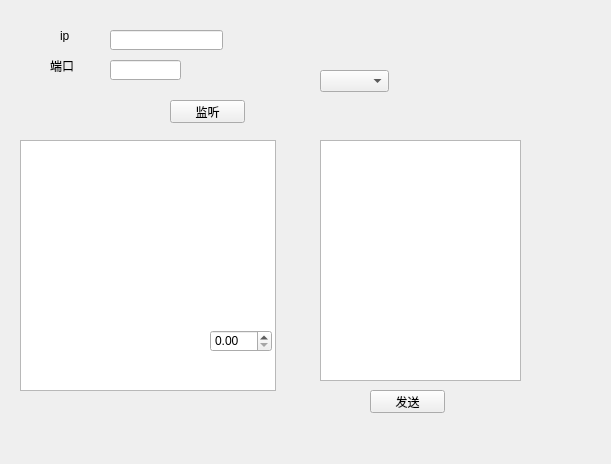
<?xml version="1.0" encoding="UTF-8"?>
<ui version="4.0">
 <class>ServerWidget</class>
 <widget class="QWidget" name="ServerWidget">
  <property name="geometry">
   <rect>
    <x>0</x>
    <y>0</y>
    <width>611</width>
    <height>464</height>
   </rect>
  </property>
  <property name="windowTitle">
   <string>Form</string>
  </property>
  <widget class="QLabel" name="label">
   <property name="geometry">
    <rect>
     <x>60</x>
     <y>30</y>
     <width>54</width>
     <height>12</height>
    </rect>
   </property>
   <property name="text">
    <string>ip</string>
   </property>
  </widget>
  <widget class="QLabel" name="label_2">
   <property name="geometry">
    <rect>
     <x>50</x>
     <y>60</y>
     <width>54</width>
     <height>12</height>
    </rect>
   </property>
   <property name="text">
    <string>端口</string>
   </property>
  </widget>
  <widget class="QLineEdit" name="lineEdit">
   <property name="geometry">
    <rect>
     <x>110</x>
     <y>30</y>
     <width>113</width>
     <height>20</height>
    </rect>
   </property>
  </widget>
  <widget class="QLineEdit" name="lineEdit_2">
   <property name="geometry">
    <rect>
     <x>110</x>
     <y>60</y>
     <width>71</width>
     <height>20</height>
    </rect>
   </property>
  </widget>
  <widget class="QPushButton" name="pushButton">
   <property name="geometry">
    <rect>
     <x>170</x>
     <y>100</y>
     <width>75</width>
     <height>23</height>
    </rect>
   </property>
   <property name="text">
    <string>监听</string>
   </property>
  </widget>
  <widget class="QComboBox" name="comboBox">
   <property name="geometry">
    <rect>
     <x>320</x>
     <y>70</y>
     <width>69</width>
     <height>22</height>
    </rect>
   </property>
  </widget>
  <widget class="QTextBrowser" name="textBrowser">
   <property name="geometry">
    <rect>
     <x>20</x>
     <y>140</y>
     <width>256</width>
     <height>251</height>
    </rect>
   </property>
  </widget>
  <widget class="QPushButton" name="btn_send">
   <property name="geometry">
    <rect>
     <x>370</x>
     <y>390</y>
     <width>75</width>
     <height>23</height>
    </rect>
   </property>
   <property name="text">
    <string>发送</string>
   </property>
  </widget>
  <widget class="QTextEdit" name="textEdit">
   <property name="geometry">
    <rect>
     <x>320</x>
     <y>140</y>
     <width>201</width>
     <height>241</height>
    </rect>
   </property>
  </widget>
  <widget class="QWidget" name="horizontalLayoutWidget">
   <property name="geometry">
    <rect>
     <x>30</x>
     <y>400</y>
     <width>160</width>
     <height>31</height>
    </rect>
   </property>
   <layout class="QHBoxLayout" name="statusBar"/>
  </widget>
  <widget class="QDoubleSpinBox" name="doubleSpinBox">
   <property name="geometry">
    <rect>
     <x>210</x>
     <y>330</y>
     <width>62</width>
     <height>22</height>
    </rect>
   </property>
  </widget>
 </widget>
 <resources/>
 <connections/>
</ui>
